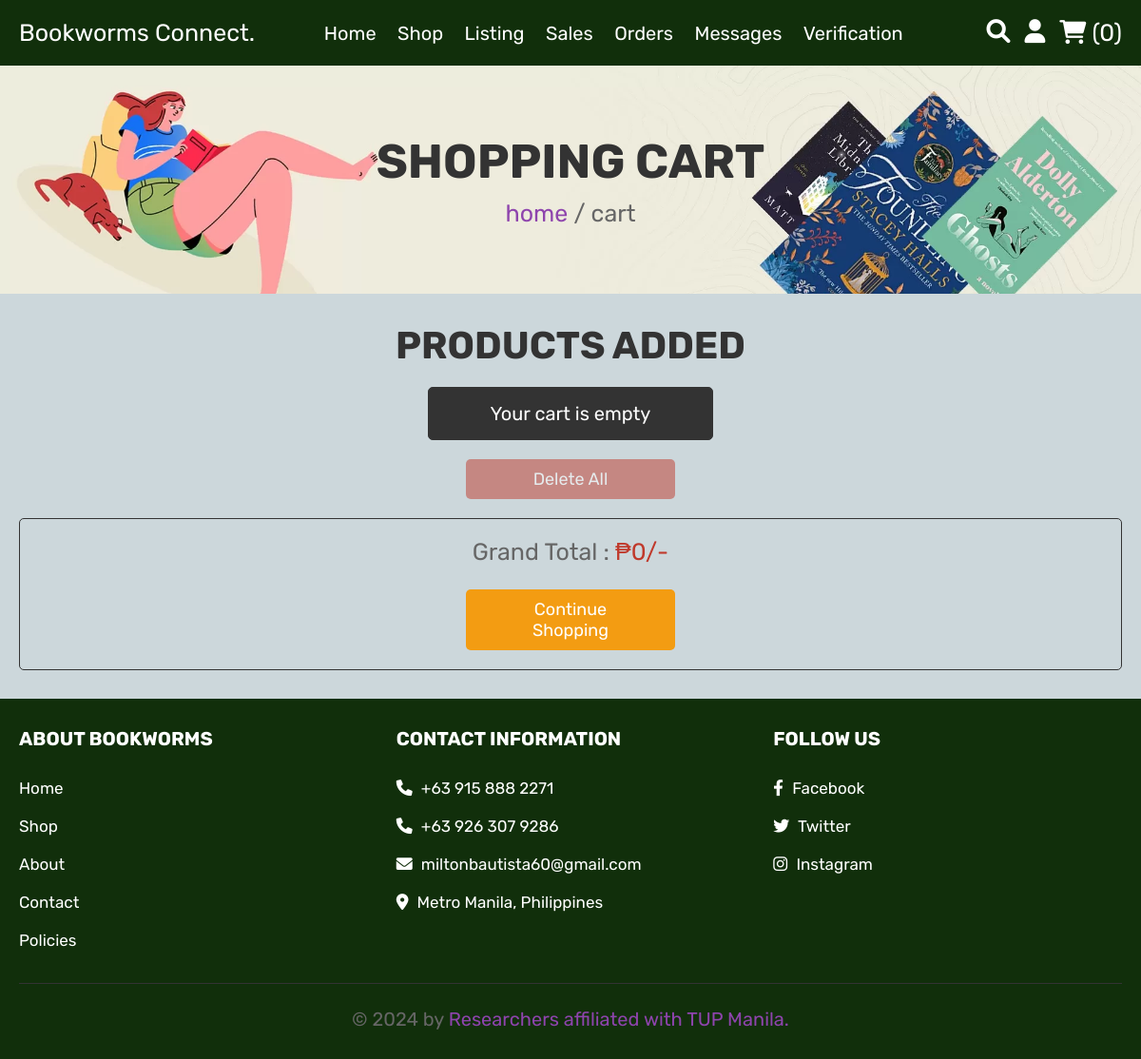
The app's page /cart.php (signed in), older data.
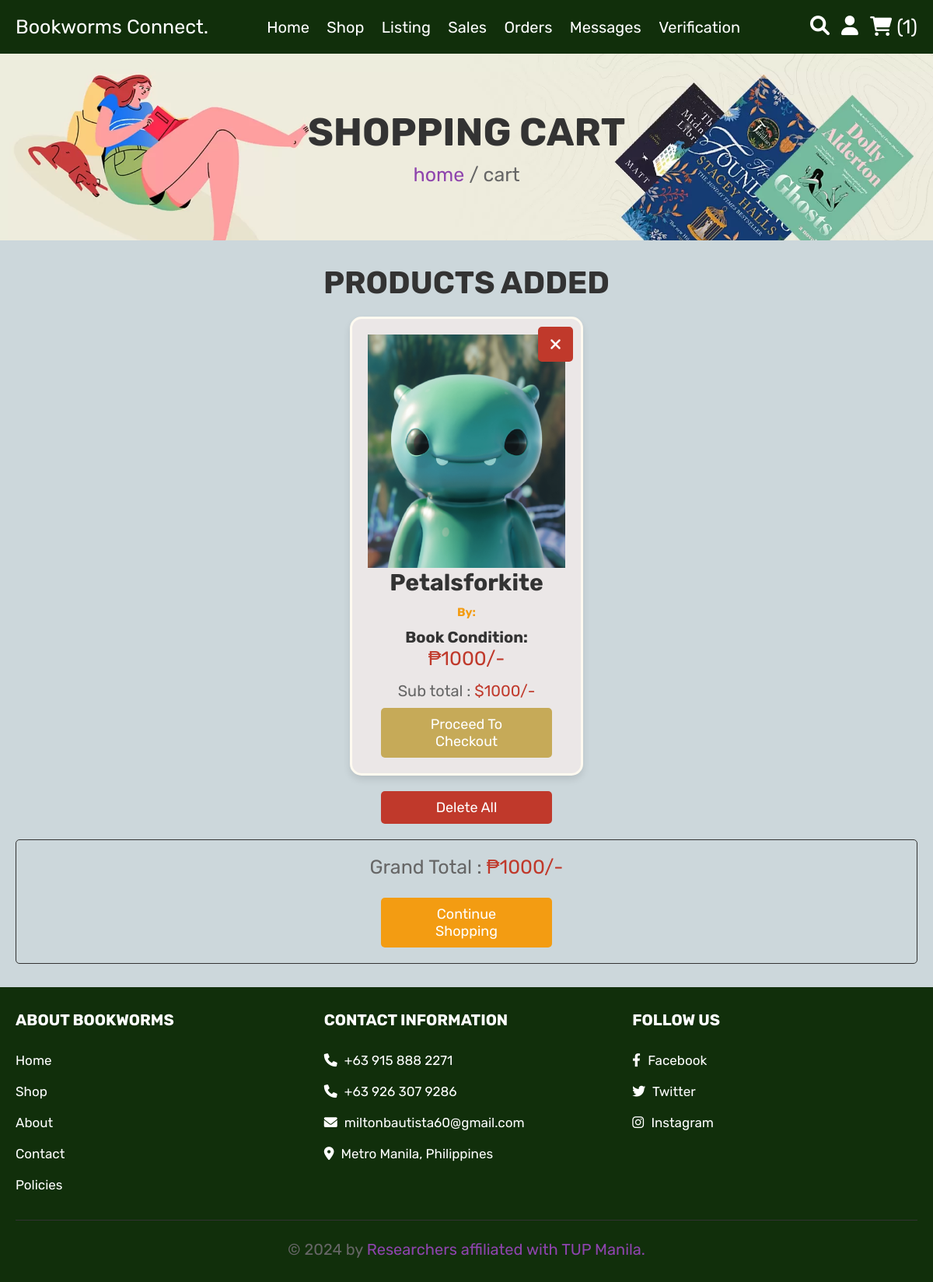
The same page, newer data.
### tables this page shows
CREATE TABLE `cart` (
  `id` int(100) NOT NULL,
  `user_id` int(100) NOT NULL,
  `name` varchar(100) NOT NULL,
  `author` varchar(100) NOT NULL,
  `bookcondition` varchar(100) NOT NULL,
  `price` int(100) NOT NULL,
  `qUantity` int(100) NOT NULL,
  `image` varchar(100) NOT NULL
);

### cart.php (the view, shortened to what this page needs)
<?php
include 'config.php';
?>
<!DOCTYPE html>
<html lang="en">
<head>
   <link rel="stylesheet" href="https://cdnjs.cloudflare.com/ajax/libs/font-awesome/6.0.0/css/all.min.css">
   <link rel="stylesheet" href="css/style.css">
</head>
<body>
<?php include 'header.php'; ?>
<div class="heading">
   <h3>shopping cart</h3>
   <p> <a href="home.php">home</a> / cart </p>
</div>
<section class="shopping-cart">
   <h1 class="title">Products added</h1>
   <div class="box-container">
      <?php
         $grand_total = 0;
         $select_cart = mysqli_query($conn, "SELECT * FROM `cart` WHERE user_id = '$user_id'") or die('query failed');
         if(mysqli_num_rows($select_cart) > 0){
            while($fetch_cart = mysqli_fetch_assoc($select_cart)){
      ?>
      <div class="box">
         <a href="cart.php?delete=<?php echo $fetch_cart['id']; ?>" class="fas fa-times" onclick="return confirm('delete this from cart?');"></a>
         <img src="uploaded_img/<?php echo $fetch_cart['image']; ?>" alt="">
         <div class="name"><?php echo $fetch_cart['name']; ?></div>
         <div class="cart_author">By: <?php echo $fetch_cart['author']; ?></div>
         <div class="cart_bookcondi">Book Condition: <?php echo $fetch_cart['bookcondition']; ?></div>
         <div class="price">₱<?php echo $fetch_cart['price']; ?>/-</div>
         <div class="sub-total"> Sub total : <span>$<?php echo $sub_total = ($fetch_cart['qUantity'] * $fetch_cart['price']); ?>/-</span>
         <a href="checkout.php" class="btn <?php echo ($grand_total > 1)?'':''; ?>">Proceed to checkout</a>
         </div>
      </div>
      <?php
      $grand_total += $sub_total;
         }
      }else{
         echo '<p class="empty">Your cart is empty</p>';
      }
      ?>
   </div>
   <div style="margin-top: 2rem; text-align:center;">
      <a href="cart.php?delete_all" class="delete-btn <?php echo ($grand_total > 1)?'':'disabled'; ?>" onclick="return confirm('delete all from cart?');">Delete all</a>
   </div>
   <div class="cart-total">
      <p>Grand Total : <span>₱<?php echo $grand_total; ?>/-</span></p>
      <div class="flex">
         <a href="shop.php" class="option-btn">Continue Shopping</a>
      </div>
   </div>
</section>
<?php include 'footer.php'; ?>
</body>
</html>

### header.php (shortened to what this page needs)
<link rel="stylesheet" href="./css/style.css">
<header class="header">
   <div class="header-2">
      <div class="flex">
         <a href="home.php" class="logo">Bookworms Connect.</a>
         <nav class="navbar">
         <a href="home.php"class="button-34" id="special-color">Home</a>
            <a href="shop.php"class="button-34" id="special-color">Shop</a>
            <a href="user_products.php"class="button-34" id="special-color">Listing</a>
            <a href="user_orders.php"class="button-34" id="special-color">Sales</a>
            <a href="orders.php"class="button-34" id="special-color">Orders</a>
            <a href="messages.php"class="button-34" id="special-color">Messages</a>
            <a href="verify_user.php"class="button-34" id="special-color">Verification</a>
         </nav>
         <div class="icons" style="display:flex; margin:0;">
            <a href="search_page.php" class="fas fa-search"></a>
            <div id="user-btn" class="fas fa-user"></div>
            <?php
            function render_cart($user_id) {
               global $conn;
               $select_cart_number = mysqli_query($conn, "SELECT * FROM `cart` WHERE user_id = '$user_id'") or die('query failed');
               $cart_rows_number = mysqli_num_rows($select_cart_number);
               return $cart_rows_number;
           }
            ?>
          <div class="icons" style="display:flex; margin:0;">
               <?php
                     if (isset($_SESSION['user_id'])) {
                        $user_id = $_SESSION['user_id'];
                        $cart_rows_number = render_cart($user_id);
               ?>
               <a href="cart.php"> <i class="fas fa-shopping-cart"></i> <span>(<?php echo $cart_rows_number; ?>)</span> </a>
               <?php } ?>
               </div>
         </div>
      </div>
   </div>
</header>

### footer.php
<section class="footer">
   <div class="box-container">
      <div class="box">
         <h3>About Bookworms</h3>
         <a href="home.php">Home</a>
         <a href="shop.php">Shop</a>
         <a href="about.php">About</a>
         <a href="contact.php">Contact</a>
         <a href="policies.php">Policies</a>
      </div>
      <div class="box">
         <h3>Contact Information</h3>
         <p> <i class="fas fa-phone"></i> +63 915 888 2271 </p>
         <p> <i class="fas fa-phone"></i> +63 926 307 9286 </p>
         <p> <i class="fas fa-envelope"></i> miltonbautista60@gmail.com </p>
         <p> <i class="fas fa-map-marker-alt"></i> Metro Manila, Philippines </p>
      </div>
      <div class="box">
         <h3>Follow Us</h3>
         <a href="https://www.facebook.com/"> <i class="fab fa-facebook-f"></i> Facebook </a>
         <a href="https://twitter.com"> <i class="fab fa-twitter"></i> Twitter </a>
         <a href="https://www.instagram.com/"> <i class="fab fa-instagram"></i> Instagram </a>
      </div>
   </div>
   <p class="credit"> &copy; <?php echo date('Y'); ?> by <span>Researchers affiliated with TUP Manila.</span> </p>
</section>

Row changes from the older to the newer data that the page shows:
added cart: image (picture), name "Petalsforkite", price "1000"
Text that changed along with them:
$cart_rows_number: "0" → "1"
$grand_total: "0" → "1000"
text no longer shown: "Your cart is empty"
